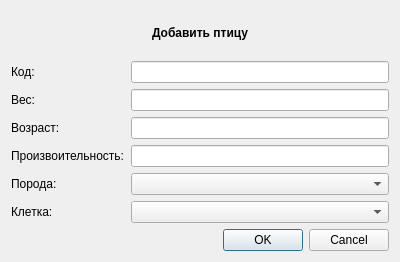
<?xml version="1.0" encoding="UTF-8"?>
<ui version="4.0">
 <class>AddBirdDialog</class>
 <widget class="QDialog" name="AddBirdDialog">
  <property name="geometry">
   <rect>
    <x>0</x>
    <y>0</y>
    <width>400</width>
    <height>262</height>
   </rect>
  </property>
  <property name="windowTitle">
   <string>Dialog</string>
  </property>
  <layout class="QGridLayout" name="gridLayout">
   <item row="1" column="0">
    <widget class="QLabel" name="label_2">
     <property name="text">
      <string>Код:</string>
     </property>
    </widget>
   </item>
   <item row="1" column="1">
    <widget class="QLineEdit" name="codeLineEdit"/>
   </item>
   <item row="2" column="1">
    <widget class="QLineEdit" name="weightLineEdit"/>
   </item>
   <item row="2" column="0">
    <widget class="QLabel" name="label_3">
     <property name="text">
      <string>Вес:</string>
     </property>
    </widget>
   </item>
   <item row="3" column="0">
    <widget class="QLabel" name="label_4">
     <property name="text">
      <string>Возраст:</string>
     </property>
    </widget>
   </item>
   <item row="6" column="1">
    <widget class="QComboBox" name="cageComboBox"/>
   </item>
   <item row="6" column="0">
    <widget class="QLabel" name="label_7">
     <property name="text">
      <string>Клетка:</string>
     </property>
    </widget>
   </item>
   <item row="7" column="0" colspan="2">
    <widget class="QDialogButtonBox" name="buttonBox">
     <property name="orientation">
      <enum>Qt::Horizontal</enum>
     </property>
     <property name="standardButtons">
      <set>QDialogButtonBox::Cancel|QDialogButtonBox::Ok</set>
     </property>
    </widget>
   </item>
   <item row="0" column="0" colspan="2">
    <widget class="QLabel" name="label">
     <property name="font">
      <font>
       <weight>75</weight>
       <bold>true</bold>
      </font>
     </property>
     <property name="text">
      <string>Добавить птицу</string>
     </property>
     <property name="alignment">
      <set>Qt::AlignCenter</set>
     </property>
    </widget>
   </item>
   <item row="4" column="1">
    <widget class="QLineEdit" name="perfomanceLineEdit"/>
   </item>
   <item row="3" column="1">
    <widget class="QLineEdit" name="ageLineEdit"/>
   </item>
   <item row="5" column="0">
    <widget class="QLabel" name="label_6">
     <property name="text">
      <string>Порода:</string>
     </property>
    </widget>
   </item>
   <item row="5" column="1">
    <widget class="QComboBox" name="breedComboBox"/>
   </item>
   <item row="4" column="0">
    <widget class="QLabel" name="label_5">
     <property name="text">
      <string>Произвоительность:</string>
     </property>
    </widget>
   </item>
  </layout>
 </widget>
 <resources/>
 <connections>
  <connection>
   <sender>buttonBox</sender>
   <signal>accepted()</signal>
   <receiver>AddBirdDialog</receiver>
   <slot>accept()</slot>
   <hints>
    <hint type="sourcelabel">
     <x>248</x>
     <y>254</y>
    </hint>
    <hint type="destinationlabel">
     <x>157</x>
     <y>274</y>
    </hint>
   </hints>
  </connection>
  <connection>
   <sender>buttonBox</sender>
   <signal>rejected()</signal>
   <receiver>AddBirdDialog</receiver>
   <slot>reject()</slot>
   <hints>
    <hint type="sourcelabel">
     <x>316</x>
     <y>260</y>
    </hint>
    <hint type="destinationlabel">
     <x>286</x>
     <y>274</y>
    </hint>
   </hints>
  </connection>
 </connections>
</ui>
